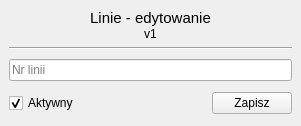
<?xml version="1.0" encoding="UTF-8"?>
<ui version="4.0">
 <class>Form</class>
 <widget class="QWidget" name="Form">
  <property name="geometry">
   <rect>
    <x>0</x>
    <y>0</y>
    <width>301</width>
    <height>126</height>
   </rect>
  </property>
  <property name="windowTitle">
   <string>Form</string>
  </property>
  <layout class="QGridLayout" name="gridLayout">
   <property name="leftMargin">
    <number>0</number>
   </property>
   <property name="topMargin">
    <number>0</number>
   </property>
   <property name="rightMargin">
    <number>0</number>
   </property>
   <property name="bottomMargin">
    <number>0</number>
   </property>
   <property name="spacing">
    <number>0</number>
   </property>
   <item row="0" column="0">
    <widget class="QWidget" name="widget" native="true">
     <layout class="QVBoxLayout" name="verticalLayout_3">
      <item>
       <widget class="QWidget" name="widget_2" native="true">
        <layout class="QVBoxLayout" name="verticalLayout_2">
         <property name="spacing">
          <number>0</number>
         </property>
         <property name="leftMargin">
          <number>0</number>
         </property>
         <property name="topMargin">
          <number>0</number>
         </property>
         <property name="rightMargin">
          <number>0</number>
         </property>
         <property name="bottomMargin">
          <number>0</number>
         </property>
         <item>
          <widget class="QLabel" name="label">
           <property name="font">
            <font>
             <pointsize>11</pointsize>
            </font>
           </property>
           <property name="text">
            <string>Linie - edytowanie</string>
           </property>
           <property name="alignment">
            <set>Qt::AlignCenter</set>
           </property>
          </widget>
         </item>
         <item>
          <widget class="QLabel" name="label_2">
           <property name="text">
            <string>v1</string>
           </property>
           <property name="alignment">
            <set>Qt::AlignCenter</set>
           </property>
          </widget>
         </item>
        </layout>
       </widget>
      </item>
      <item>
       <widget class="Line" name="line">
        <property name="orientation">
         <enum>Qt::Horizontal</enum>
        </property>
       </widget>
      </item>
      <item>
       <widget class="QWidget" name="widget_3" native="true">
        <layout class="QVBoxLayout" name="verticalLayout">
         <property name="spacing">
          <number>0</number>
         </property>
         <property name="leftMargin">
          <number>0</number>
         </property>
         <property name="topMargin">
          <number>0</number>
         </property>
         <property name="rightMargin">
          <number>0</number>
         </property>
         <property name="bottomMargin">
          <number>0</number>
         </property>
         <item>
          <widget class="QLineEdit" name="text_linia">
           <property name="placeholderText">
            <string>Nr linii</string>
           </property>
          </widget>
         </item>
        </layout>
       </widget>
      </item>
      <item>
       <widget class="QWidget" name="widget_4" native="true">
        <layout class="QHBoxLayout" name="horizontalLayout">
         <property name="spacing">
          <number>0</number>
         </property>
         <property name="leftMargin">
          <number>0</number>
         </property>
         <property name="topMargin">
          <number>0</number>
         </property>
         <property name="rightMargin">
          <number>0</number>
         </property>
         <property name="bottomMargin">
          <number>0</number>
         </property>
         <item>
          <widget class="QCheckBox" name="check_aktywny">
           <property name="text">
            <string>Aktywny</string>
           </property>
           <property name="checked">
            <bool>true</bool>
           </property>
          </widget>
         </item>
         <item>
          <spacer name="horizontalSpacer">
           <property name="orientation">
            <enum>Qt::Horizontal</enum>
           </property>
           <property name="sizeHint" stdset="0">
            <size>
             <width>139</width>
             <height>20</height>
            </size>
           </property>
          </spacer>
         </item>
         <item>
          <widget class="QPushButton" name="btn_zapisz">
           <property name="text">
            <string>Zapisz</string>
           </property>
          </widget>
         </item>
        </layout>
       </widget>
      </item>
     </layout>
    </widget>
   </item>
  </layout>
 </widget>
 <resources/>
 <connections/>
</ui>
